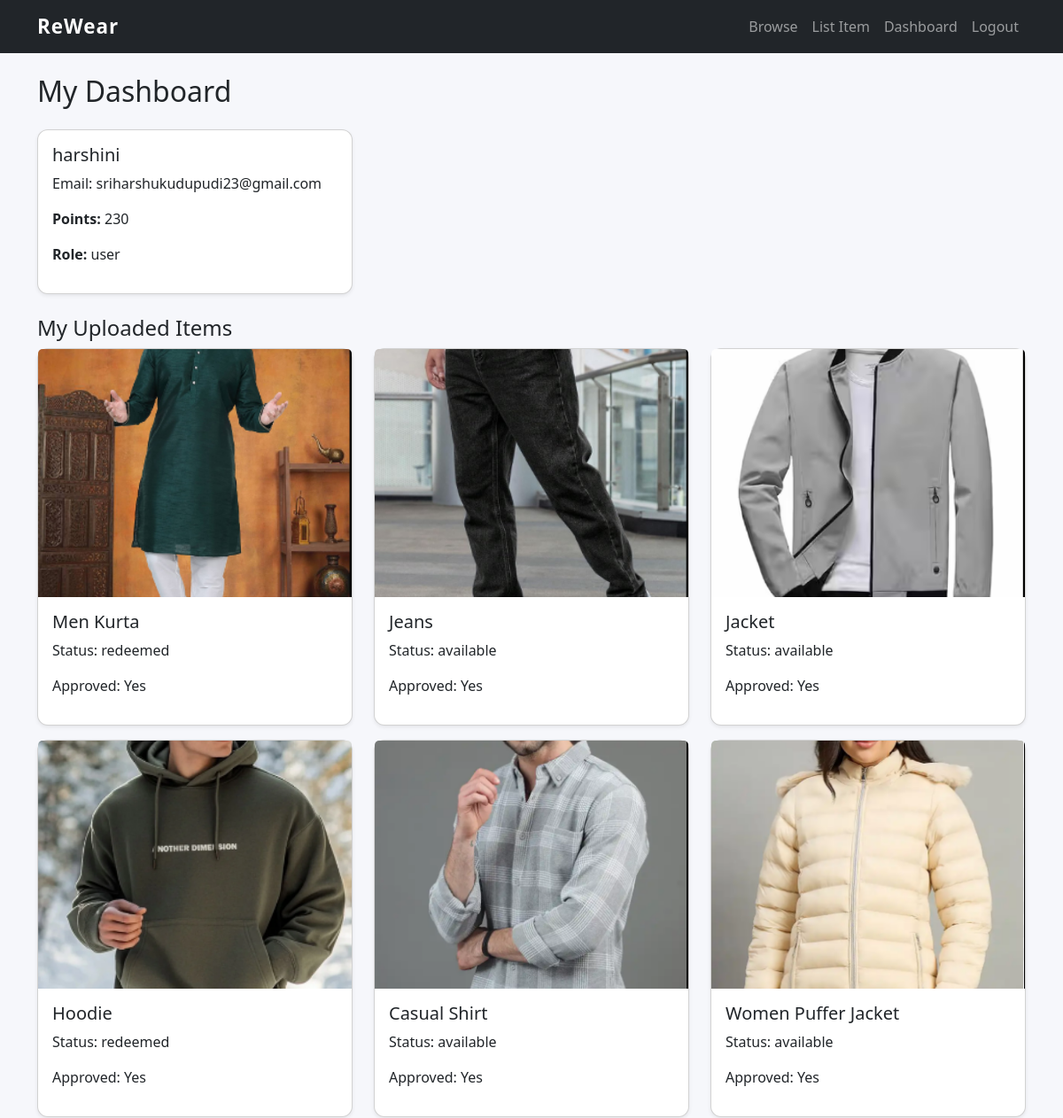
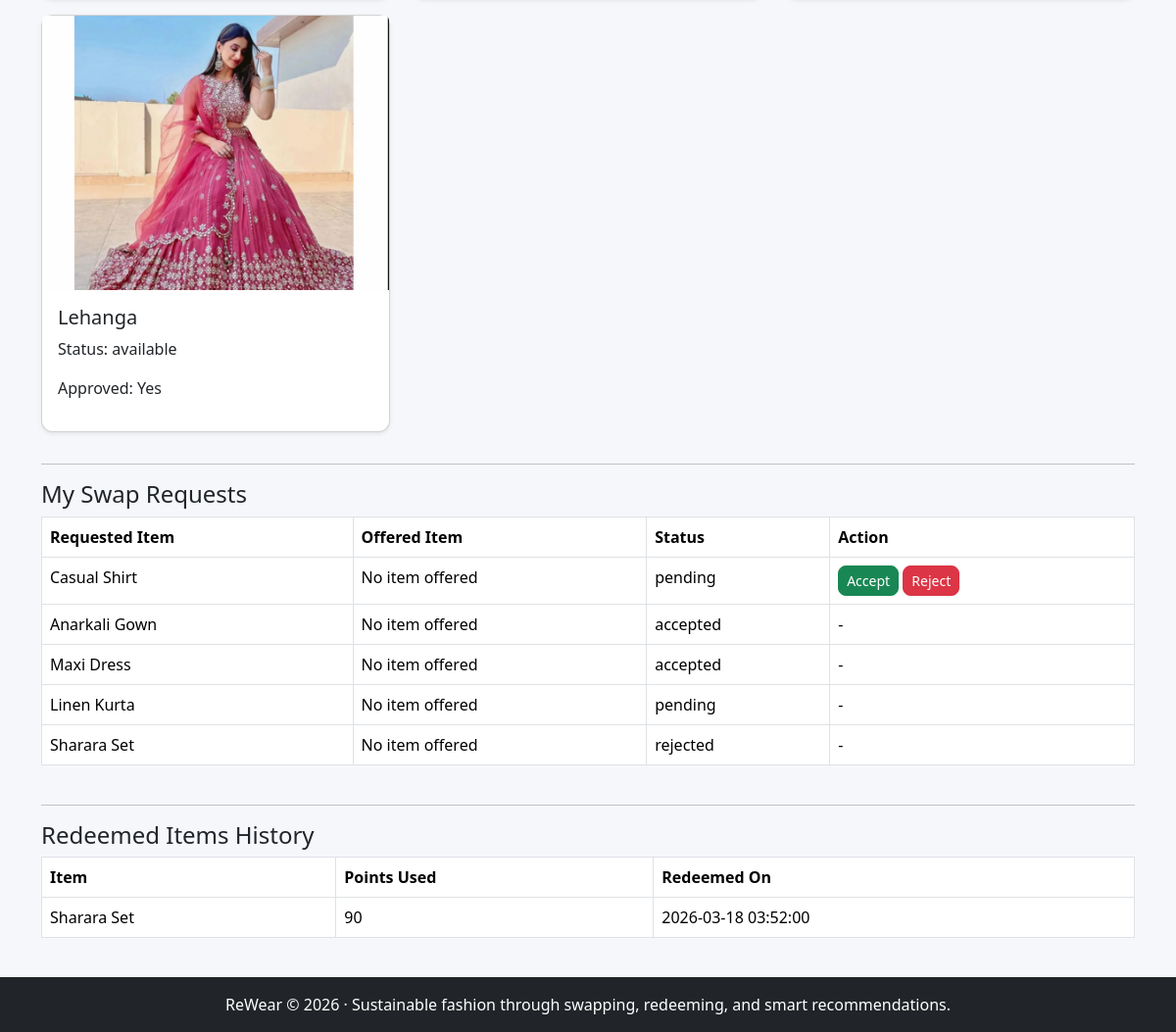
The app's page /dashboard (signed in) with its own data (2 pictures, top to bottom).
### tables this page shows
CREATE TABLE users (
        id INTEGER PRIMARY KEY AUTOINCREMENT,
        name TEXT NOT NULL,
        email TEXT UNIQUE NOT NULL,
        password TEXT NOT NULL,
        points INTEGER DEFAULT 100,
        role TEXT DEFAULT 'user',
        created_at TEXT DEFAULT (datetime('now'))
    );

CREATE TABLE items (
        id INTEGER PRIMARY KEY AUTOINCREMENT,
        user_id INTEGER NOT NULL,
        title TEXT NOT NULL,
        description TEXT,
        category TEXT,
        type TEXT,
        size TEXT,
        condition TEXT,
        tags TEXT,
        points INTEGER DEFAULT 50,
        image TEXT DEFAULT 'default.jpg',
        status TEXT DEFAULT 'available',
        approved INTEGER DEFAULT 0,
        created_at TEXT DEFAULT (datetime('now')),
        FOREIGN KEY (user_id) REFERENCES users(id)
    );

CREATE TABLE swaps (
        id INTEGER PRIMARY KEY AUTOINCREMENT,
        requester_id INTEGER NOT NULL,
        owner_id INTEGER NOT NULL,
        requested_item_id INTEGER NOT NULL,
        offered_item_id INTEGER,
        status TEXT DEFAULT 'pending',
        created_at TEXT DEFAULT (datetime('now')),
        FOREIGN KEY (requester_id) REFERENCES users(id),
        FOREIGN KEY (owner_id) REFERENCES users(id),
        FOREIGN KEY (requested_item_id) REFERENCES items(id),
        FOREIGN KEY (offered_item_id) REFERENCES items(id)
    );

CREATE TABLE redemptions (
        id INTEGER PRIMARY KEY AUTOINCREMENT,
        user_id INTEGER NOT NULL,
        item_id INTEGER NOT NULL,
        points_used INTEGER NOT NULL,
        redeemed_on TEXT DEFAULT (datetime('now')),
        FOREIGN KEY (user_id) REFERENCES users(id),
        FOREIGN KEY (item_id) REFERENCES items(id)
    );

### app.py (the view)
@app.route("/dashboard")
@login_required
def dashboard():
    uid = session["user_id"]
    user = row_to_dict(query("SELECT * FROM users WHERE id = ?", (uid,), one=True))
    my_items = rows_to_dicts(query("""
        SELECT * FROM items
        WHERE user_id = ?
        ORDER BY id DESC
    """, (uid,)))
    my_swaps = rows_to_dicts(query("""
        SELECT swaps.*,
               req_user.name AS requester_name,
               own_user.name AS owner_name,
               req_item.title AS requested_item_title,
               off_item.title AS offered_item_title
        FROM swaps
        JOIN users req_user ON swaps.requester_id = req_user.id
        JOIN users own_user ON swaps.owner_id = own_user.id
        JOIN items req_item ON swaps.requested_item_id = req_item.id
        LEFT JOIN items off_item ON swaps.offered_item_id = off_item.id
        WHERE swaps.requester_id = ? OR swaps.owner_id = ?
        ORDER BY swaps.id DESC
    """, (uid, uid)))
    redemptions = rows_to_dicts(query("""
        SELECT redemptions.*, items.title
        FROM redemptions
        JOIN items ON redemptions.item_id = items.id
        WHERE redemptions.user_id = ?
        ORDER BY redemptions.id DESC
    """, (uid,)))
    return render_template(
        "dashboard.html",
        user=user,
        my_items=my_items,
        my_swaps=my_swaps,
        redemptions=redemptions
    )

### app.py (called while the page is built)
def get_db():
    if "db" not in g:
        g.db = sqlite3.connect(app.config["DATABASE"])
        g.db.row_factory = sqlite3.Row
        g.db.execute("PRAGMA foreign_keys = ON")
    return g.db

def query(sql, args=(), one=False):
    cur = get_db().execute(sql, args)
    rows = cur.fetchall()
    cur.close()
    return (rows[0] if rows else None) if one else rows

def row_to_dict(row):
    return dict(row) if row else None

def rows_to_dicts(rows):
    return [dict(r) for r in rows]

def login_required(f):
    @wraps(f)
    def decorated(*args, **kwargs):
        if "user_id" not in session:
            flash("Please log in to continue.", "warning")
            return redirect(url_for("login"))
        return f(*args, **kwargs)
    return decorated

@app.context_processor
def inject_user():
    user = None
    if "user_id" in session:
        user = row_to_dict(query("SELECT * FROM users WHERE id = ?", (session["user_id"],), one=True))
        if user:
            session["user_points"] = user["points"]
    return {
        "current_user": user,
        "session_user_id": session.get("user_id"),
        "session_user_name": session.get("user_name"),
        "session_user_role": session.get("user_role"),
        "session_user_points": session.get("user_points")
    }

### templates/dashboard.html
{% extends 'base.html' %}
{% block content %}
<h2 class="mb-4">My Dashboard</h2>
<div class="row mb-4">
    <div class="col-md-4">
        <div class="card shadow-sm">
            <div class="card-body">
                <h5>{{ user['name'] }}</h5>
                <p>Email: {{ user['email'] }}</p>
                <p><strong>Points:</strong> {{ user['points'] }}</p>
                <p><strong>Role:</strong> {{ user['role'] }}</p>
            </div>
        </div>
    </div>
</div>
<h4>My Uploaded Items</h4>
<div class="row">
    {% for item in my_items %}
    <div class="col-md-4 mb-3">
        <div class="card shadow-sm">
            <img src="{{ url_for('static', filename='images/uploads/' + item['image']) }}" class="card-img-top item-img" alt="">
            <div class="card-body">
                <h5>{{ item['title'] }}</h5>
                <p>Status: {{ item['status'] }}</p>
                <p>Approved: {{ 'Yes' if item['approved'] == 1 else 'Pending' }}</p>
            </div>
        </div>
    </div>
    {% else %}
    <p>No items uploaded yet.</p>
    {% endfor %}
</div>
<hr>
<h4>My Swap Requests</h4>
<div class="table-responsive mb-4">
    <table class="table table-bordered">
        <thead>
            <tr>
                <th>Requested Item</th>
                <th>Offered Item</th>
                <th>Status</th>
                <th>Action</th>
            </tr>
        </thead>
        <tbody>
            {% for swap in my_swaps %}
            <tr>
                <td>{{ swap['requested_item_title'] }}</td>
                <td>{{ swap['offered_item_title'] if swap['offered_item_title'] else 'No item offered' }}</td>
                <td>{{ swap['status'] }}</td>
                <td>
                    {% if swap['owner_id'] == session_user_id and swap['status'] == 'pending' %}
                        <a href="{{ url_for('swap_action', swap_id=swap['id'], action='accept') }}" class="btn btn-success btn-sm">Accept</a>
                        <a href="{{ url_for('swap_action', swap_id=swap['id'], action='reject') }}" class="btn btn-danger btn-sm">Reject</a>
                    {% elif swap['owner_id'] == session_user_id and swap['status'] == 'accepted' %}
                        <a href="{{ url_for('swap_action', swap_id=swap['id'], action='complete') }}" class="btn btn-warning btn-sm">Mark Complete</a>
                    {% else %}
                        -
                    {% endif %}
                </td>
            </tr>
            {% else %}
            <tr><td colspan="4">No swap records yet.</td></tr>
            {% endfor %}
        </tbody>
    </table>
</div>
<hr>
<h4>Redeemed Items History</h4>
<div class="table-responsive">
    <table class="table table-bordered">
        <thead>
            <tr>
                <th>Item</th>
                <th>Points Used</th>
                <th>Redeemed On</th>
            </tr>
        </thead>
        <tbody>
            {% for r in redemptions %}
            <tr>
                <td>{{ r['title'] }}</td>
                <td>{{ r['points_used'] }}</td>
                <td>{{ r['redeemed_on'] }}</td>
            </tr>
            {% else %}
            <tr><td colspan="3">No redemption history yet.</td></tr>
            {% endfor %}
        </tbody>
    </table>
</div>
{% endblock %}

### static/css/style.css (style rules this page uses)
body { background-color: #f8f9fa; }
.item-img { height: 250px; object-fit: cover; }
.card { border-radius: 12px; }
.btn { border-radius: 8px; }
body { background-color: #f6f7fb; }
.item-img { height: 280px; object-fit: cover; }

### records on screen
users: name "harshini", email "sriharshukudupudi23@gmail.com", points "230", role "user"
items: image (picture), title "Men Kurta", status "redeemed", approved "Yes"
items: image (picture), title "Jeans", status "available", approved "Yes"
items: image (picture), title "Jacket", status "available", approved "Yes"
items: image (picture), title "Hoodie", status "redeemed", approved "Yes"
items: image (picture), title "Casual Shirt", status "available", approved "Yes"
items: image (picture), title "Women Puffer Jacket", status "available", approved "Yes"
items: image (picture), title "Lehanga", status "available", approved "Yes"
swaps: requested_item_title "Casual Shirt", swap "No item offered", status "pending"
swaps: requested_item_title "Anarkali Gown", swap "No item offered", status "accepted"
swaps: requested_item_title "Maxi Dress", swap "No item offered", status "accepted"
swaps: requested_item_title "Linen Kurta", swap "No item offered", status "pending"
swaps: requested_item_title "Sharara Set", swap "No item offered", status "rejected"
redemptions: title "Sharara Set", points_used "90", redeemed_on "2026-03-18 03:52:00"
